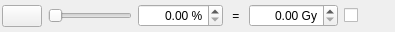
<?xml version="1.0" encoding="UTF-8"?>
<ui version="4.0">
 <class>QmitkFreeIsoDoseLevelWidget</class>
 <widget class="QWidget" name="QmitkFreeIsoDoseLevelWidget">
  <property name="geometry">
   <rect>
    <x>0</x>
    <y>0</y>
    <width>395</width>
    <height>32</height>
   </rect>
  </property>
  <property name="windowTitle">
   <string>Form</string>
  </property>
  <layout class="QHBoxLayout" name="horizontalLayout_2">
   <property name="margin">
    <number>2</number>
   </property>
   <item>
    <widget class="ctkColorPickerButton" name="colorBtn">
     <property name="sizePolicy">
      <sizepolicy hsizetype="Maximum" vsizetype="Fixed">
       <horstretch>0</horstretch>
       <verstretch>0</verstretch>
      </sizepolicy>
     </property>
     <property name="maximumSize">
      <size>
       <width>40</width>
       <height>16777215</height>
      </size>
     </property>
     <property name="toolTip">
      <string>Color of the iso dose level</string>
     </property>
     <property name="text">
      <string/>
     </property>
    </widget>
   </item>
   <item>
    <widget class="QSlider" name="doseSlider">
     <property name="sizePolicy">
      <sizepolicy hsizetype="MinimumExpanding" vsizetype="Fixed">
       <horstretch>0</horstretch>
       <verstretch>0</verstretch>
      </sizepolicy>
     </property>
     <property name="minimumSize">
      <size>
       <width>60</width>
       <height>0</height>
      </size>
     </property>
     <property name="maximum">
      <number>150</number>
     </property>
     <property name="orientation">
      <enum>Qt::Horizontal</enum>
     </property>
     <property name="invertedAppearance">
      <bool>false</bool>
     </property>
     <property name="invertedControls">
      <bool>false</bool>
     </property>
     <property name="tickPosition">
      <enum>QSlider::NoTicks</enum>
     </property>
     <property name="tickInterval">
      <number>0</number>
     </property>
    </widget>
   </item>
   <item>
    <widget class="QDoubleSpinBox" name="sbRelValue">
     <property name="sizePolicy">
      <sizepolicy hsizetype="MinimumExpanding" vsizetype="Fixed">
       <horstretch>0</horstretch>
       <verstretch>0</verstretch>
      </sizepolicy>
     </property>
     <property name="minimumSize">
      <size>
       <width>50</width>
       <height>0</height>
      </size>
     </property>
     <property name="alignment">
      <set>Qt::AlignRight|Qt::AlignTrailing|Qt::AlignVCenter</set>
     </property>
     <property name="suffix">
      <string> %</string>
     </property>
     <property name="maximum">
      <double>9999.000000000000000</double>
     </property>
     <property name="singleStep">
      <double>0.500000000000000</double>
     </property>
    </widget>
   </item>
   <item>
    <widget class="QLabel" name="label">
     <property name="text">
      <string> = </string>
     </property>
    </widget>
   </item>
   <item>
    <widget class="QDoubleSpinBox" name="sbAbsValue">
     <property name="sizePolicy">
      <sizepolicy hsizetype="MinimumExpanding" vsizetype="Fixed">
       <horstretch>0</horstretch>
       <verstretch>0</verstretch>
      </sizepolicy>
     </property>
     <property name="minimumSize">
      <size>
       <width>50</width>
       <height>0</height>
      </size>
     </property>
     <property name="toolTip">
      <string>Minimum dose value of this level.</string>
     </property>
     <property name="alignment">
      <set>Qt::AlignRight|Qt::AlignTrailing|Qt::AlignVCenter</set>
     </property>
     <property name="suffix">
      <string> Gy</string>
     </property>
     <property name="maximum">
      <double>9999.000000000000000</double>
     </property>
     <property name="singleStep">
      <double>0.500000000000000</double>
     </property>
    </widget>
   </item>
   <item>
    <widget class="QCheckBox" name="checkVisibleIso">
     <property name="sizePolicy">
      <sizepolicy hsizetype="Expanding" vsizetype="Fixed">
       <horstretch>0</horstretch>
       <verstretch>0</verstretch>
      </sizepolicy>
     </property>
     <property name="minimumSize">
      <size>
       <width>0</width>
       <height>0</height>
      </size>
     </property>
     <property name="maximumSize">
      <size>
       <width>50</width>
       <height>16777215</height>
      </size>
     </property>
     <property name="toolTip">
      <string>Show isoline for this dose level</string>
     </property>
     <property name="layoutDirection">
      <enum>Qt::LeftToRight</enum>
     </property>
     <property name="text">
      <string/>
     </property>
     <property name="icon">
      <iconset resource="../resources/RTUI.qrc">
       <normaloff>:/RTUI/eye_open.png</normaloff>
       <activeoff>:/RTUI/eye_open.png</activeoff>
       <activeon>:/RTUI/eye_open.png</activeon>:/RTUI/eye_open.png</iconset>
     </property>
     <property name="iconSize">
      <size>
       <width>24</width>
       <height>16</height>
      </size>
     </property>
     <property name="tristate">
      <bool>false</bool>
     </property>
    </widget>
   </item>
  </layout>
 </widget>
 <customwidgets>
  <customwidget>
   <class>ctkColorPickerButton</class>
   <extends>QPushButton</extends>
   <header>ctkColorPickerButton.h</header>
  </customwidget>
 </customwidgets>
 <resources>
  <include location="../resources/RTUI.qrc"/>
 </resources>
 <connections/>
</ui>
